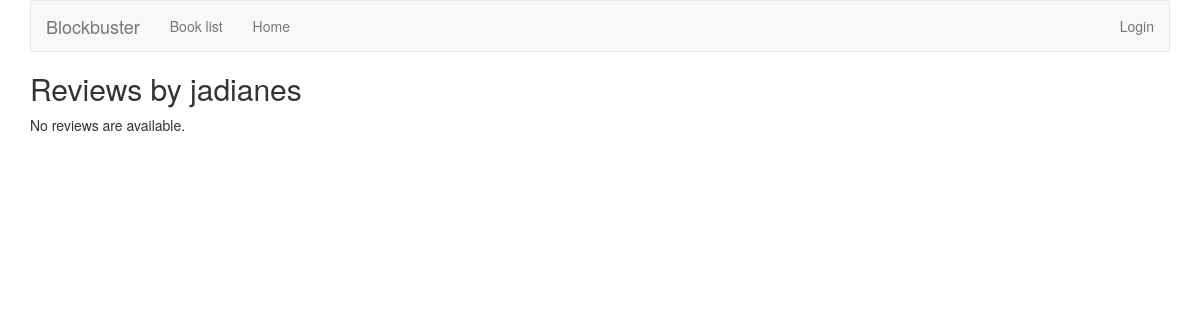
The app's page /bookfinder/review/user/jadianes/, older data.
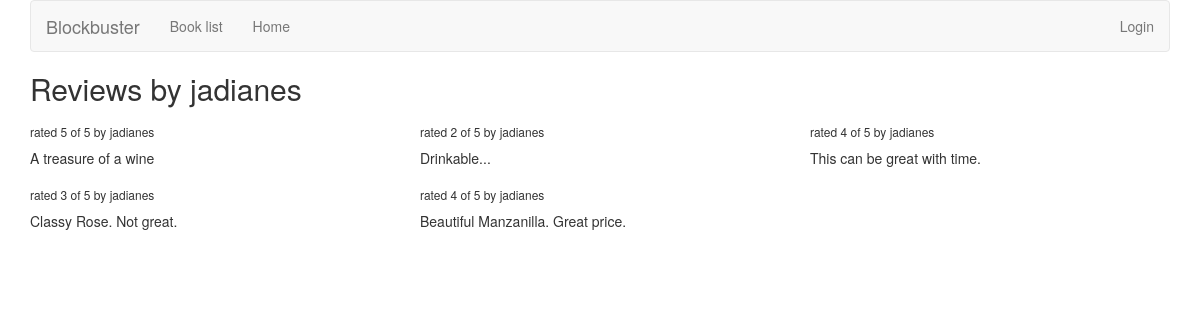
The same page, newer data.
### bookfinder/models.py (models this page shows)
class Review(models.Model):
    RATING_CHOICES = (
        (1, '1'),
        (2, '2'),
        (3, '3'),
        (4, '4'),
        (5, '5'),
    )
    book = models.ForeignKey(Book)
    pub_date = models.DateTimeField('date published')
    user_name = models.CharField(max_length=100)
    comment = models.CharField(max_length=200)
    rating = models.IntegerField(choices=RATING_CHOICES)

### bookfinder/views.py (the view)
# urls.py: url(r'^review/user/(?P<username>\w+)/$', views.user_review_list, name='user_review_list'),
def user_review_list(request, username=None):
    if not username:
        username = request.user.username
    latest_review_list = Review.objects.filter(user_name=username).order_by('-pub_date')
    context = {'latest_review_list':latest_review_list, 'username':username}
    return render(request, 'bookfinder/user_review_list.html', context)

### bookfinder/templates/bookfinder/user_review_list.html
{% extends 'bookfinder/review_list.html' %}
{% block title %}
<h2>Reviews by {{ username }}</h2>
{% endblock %}

### bookfinder/templates/bookfinder/review_list.html (shortened to what this page needs)
{% extends 'base.html' %}
{% block content %}
  {% if latest_review_list %}
  <div class="row">
      {% for review in latest_review_list %}
      <div class="col-xs-6 col-lg-4">
          <h6>rated {{ review.rating }} of 5 by {{ review.user_name }}</h6>
          <p>{{ review.comment }}</p>
      </div>
      {% endfor %}
  </div>
  {% else %}
    <p>No reviews are available.</p>
  {% endif %}
{% endblock %}

Row changes from the older to the newer data that the page shows:
now on this page (row edited): Review: rating "5", user_name "jadianes", comment "A treasure of a wine"
now on this page (row edited): Review: rating "2", user_name "jadianes", comment "Drinkable..."
now on this page (row edited): Review: rating "4", user_name "jadianes", comment "This can be great with time."
now on this page (row edited): Review: rating "3", user_name "jadianes", comment "Classy Rose. Not great."
added Review: rating "4", user_name "jadianes", comment "Beautiful Manzanilla. Great price."
Text that changed along with them:
text no longer shown: "No reviews are available."
